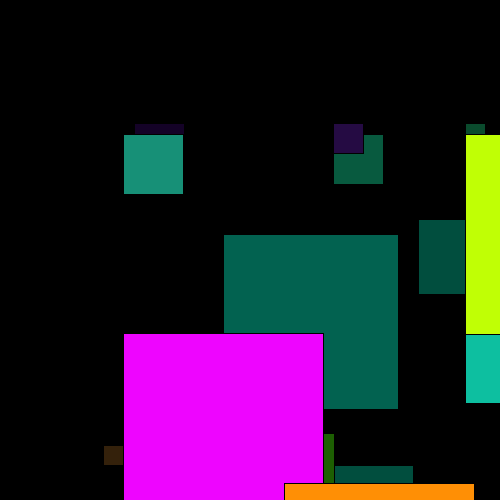
Frame 1 (no input)
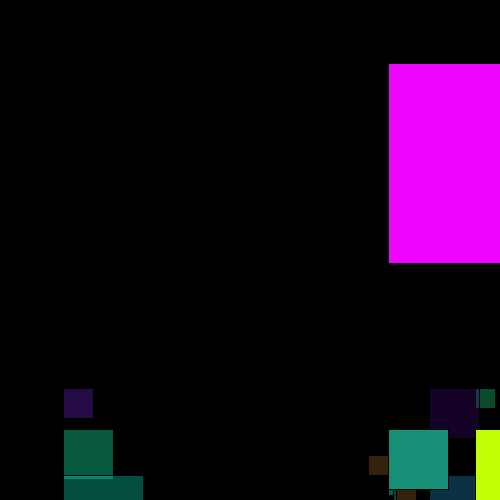
Frame 60 (the mouse pressed at the canvas centre just before this capture)
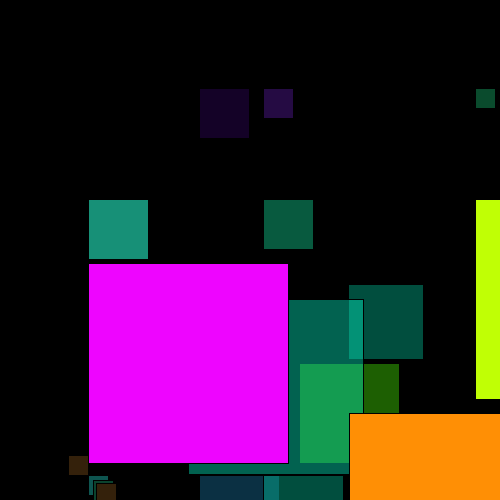
Frame 120 (the mouse held since frame 60 and released just before this capture)

The Processing sketch that drew these frames (run headless with seeded random() and noise(); from frame 60 on, the mouse is pressed at the canvas centre):

// Processing sketch: processing_25234
// ── processing_25234.pde

float x;
float y = 0;
float z = 1;
float h = 2;
float xspeed=+1;
float yspeed=+1;
float zspeed=+1;
float hspeed=+1;

void setup () {
  size(500,500);
  background(0);
x= random(500);
y= random(500);
z= random(500);
h= random(500);
xspeed= 10;
yspeed=5;
zspeed=10;
hspeed=5;


}
void draw(){
  background(0);

  if ( x>= 500-40){
xspeed=xspeed*-1;
  }
if (x<=0+40){
xspeed=xspeed*-1;
  }
  if(y>=500-40){
    yspeed=yspeed*-1;
  }
  if (y<=0+40){
    yspeed=yspeed*-1;
  }
   if(z>=500-40){
    zspeed=zspeed*-1;
  }
  if (z<=0+40){
    zspeed=zspeed*-1;
  }
 if (h<=0+40) {
   hspeed=hspeed*-1;
 }
 if (h>400) {
   hspeed=hspeed*-1;
 }
 
  
x=x+xspeed;
y=y+yspeed;
z=z+zspeed;
h=h+hspeed;
  fill(8,90,63);
  rect(x,y,50,50);
    fill(125,7,134);
  rect(y,x,60,60);
    fill(13,191,154);
  rect(z,y,20,20);
    fill(11,48,67);
  rect(y,z,80,80);
    fill(13,142,7);
  rect(z,y,30,30);
    fill(14,85,80);
  rect(h,z,20,20);
    fill(11,67,46);
  rect(h+5,z+5,20,20);
    fill(11,70,40);
   rect(h+15,y+15,20,20);
   fill(52,33,11);
   rect(h-20,z-20,20,20);
  rect(h+8,z+8,20,20);
    fill(10,75,45);
  rect(z,h,20,20);
    fill(37,11,67);
  rect(x,h,30,30);
    fill(14,61,85);
  rect(h,x,40,40);
    fill(74,7,142,70);
  rect(y,h,50,50);
    fill(23,144,119);
  rect(h,y,60,60);
    fill(13,191,160);
  rect(z,x,70,70);
    fill(2,222,176,85);
  rect(x+95,z+95,75,75);
    fill(2,220,170,85);
  rect(x+80,z+80,75,75);
    fill(2,222,176,90);
  rect(x+85,y+85,75,75);
    fill(2,222,176,90);
  rect(x,z,80,80);
    fill(3,255,202,95);
  rect(z+100,h+100,100,100);
    fill(79,255,5,95);
  rect(y+100,x+100, 100,100);
    fill(5,255,207,98);
  rect(h+100,y+100,175,175);
    fill(192,255,5);
  rect(z,y,200,200);
    fill(238,5,255);
  rect(h,x,200,200);
    fill(255,143,5);
   rect(y+150,x+150,190,190);
  
}
       
                
